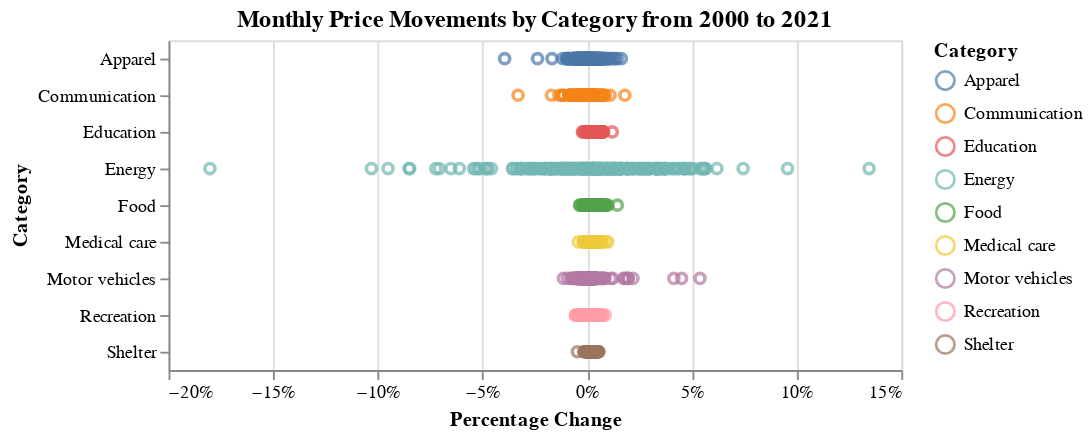

Notebook code for this chart:
### Markdown cell above
**What's informative about this view:** This graph shows the relatively extreme fluctuations for Energy prices

**What could be improved about this view:** There are too many points crowded in the middle to make sense of that region of the chart. How does this look with hollow circles?

### Code cell
# Third chart - Use hollow circle marks to show the monthly changes.
alt.Chart(df2,title='Monthly Price Movements by Category from 2000 to 2021').mark_point().encode(
    x = alt.X('pct_change', title='Percentage Change', axis=alt.Axis(format='%')),
    y = alt.Y('Category'),
    color = 'Category'
)

### Figure 1 — Vega-Lite specification as saved in the notebook (floating-point values rounded to 4 significant figures; data arrays with more than 128 entries replaced by an {"elided": "..."} marker saying what was removed)
{"config": {"view": {"continuousWidth": 400, "continuousHeight": 300}}, "data": {"name": "data-c26fecf5d135124b52c9048dac9f82ec"}, "mark": "point", "encoding": {"color": {"field": "Category", "type": "nominal"}, "x": {"axis": {"format": "%"}, "field": "pct_change", "title": "Percentage Change", "type": "quantitative"}, "y": {"field": "Category", "type": "nominal"}}, "title": "Monthly Price Movements by Category from 2000 to 2021", "$schema": "https://vega.github.io/schema/vega-lite/v4.17.0.json", "datasets": {"data-c26fecf5d135124b52c9048dac9f82ec": {"elided": "2376 records"}}}
